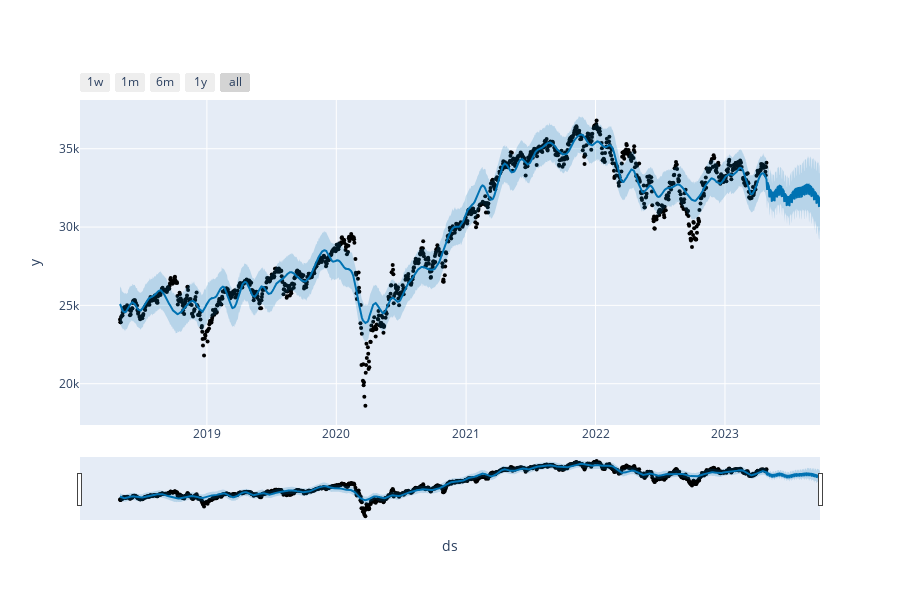

Source (notebook cell):
### Code cell
from prophet.plot import plot_plotly, plot_components_plotly

plot_plotly(model, forecast)

### Figure 1 — Plotly figure (JSON) as saved in the notebook; plotly's stock layout.template omitted (floating-point values rounded to 4 significant figures; data arrays with more than 128 entries replaced by an {"elided": "..."} marker saying what was removed)
{"data": [{"marker": {"color": "black", "size": 4}, "mode": "markers", "name": "Actual", "type": "scatter", "x": {"elided": "1258 str values"}, "y": {"elided": "1258 float values"}}, {"hoverinfo": "skip", "line": {"width": 0}, "mode": "lines", "type": "scatter", "x": {"elided": "1409 str values"}, "y": {"elided": "1409 float values"}}, {"fill": "tonexty", "fillcolor": "rgba(0, 114, 178, 0.2)", "line": {"color": "#0072B2", "width": 2}, "mode": "lines", "name": "Predicted", "type": "scatter", "x": {"elided": "1409 str values"}, "y": {"elided": "1409 float values"}}, {"fill": "tonexty", "fillcolor": "rgba(0, 114, 178, 0.2)", "hoverinfo": "skip", "line": {"width": 0}, "mode": "lines", "type": "scatter", "x": {"elided": "1409 str values"}, "y": {"elided": "1409 float values"}}], "layout": {"height": 600, "showlegend": false, "width": 900, "xaxis": {"rangeselector": {"buttons": [{"count": 7, "label": "1w", "step": "day", "stepmode": "backward"}, {"count": 1, "label": "1m", "step": "month", "stepmode": "backward"}, {"count": 6, "label": "6m", "step": "month", "stepmode": "backward"}, {"count": 1, "label": "1y", "step": "year", "stepmode": "backward"}, {"step": "all"}]}, "rangeslider": {"visible": true}, "title": {"text": "ds"}, "type": "date"}, "yaxis": {"title": {"text": "y"}}}}
